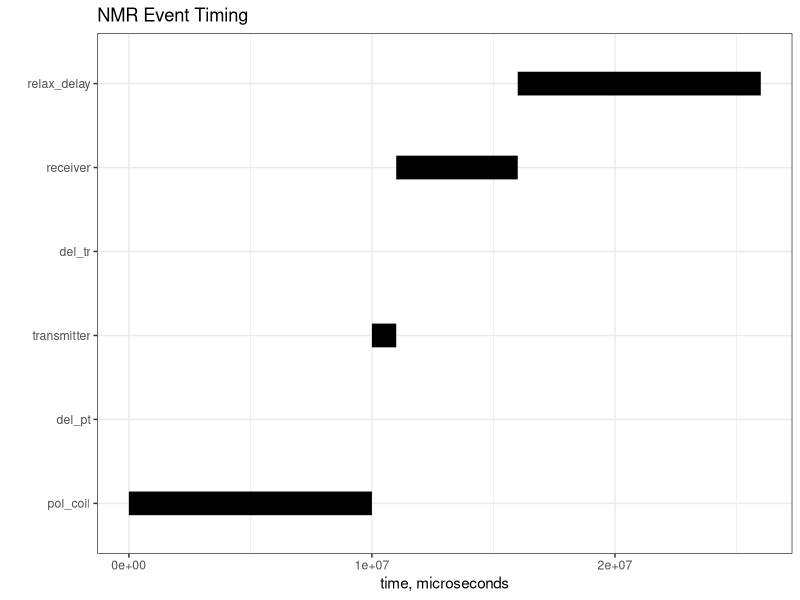

Source code (R):
## ---- chunk 1
#| echo: false
library("ggplot2")
## ---- chunk 2
#' 
#' Convert a Named Vector Giving Event Durations to a Data Frame
#' 
#' @param event_lengths Numeric.  A named numeric vector giving the durations (lengths)
#'        of a series of events which occur in the given order.
#' @return A data frame containing the on and off times for each event.
#'
event_length_to_event_on_off <- function(event_lengths) {
  off <- cumsum(event_lengths)
  on <- c(0, off[1:(length(off) - 1)])
  DF <- data.frame(event = names(event_lengths), on = on, off = off)
  DF
}
## ---- chunk 3
#'
#' Create a Gantt Chart of NMR Event Timing
#'
#' @param my_events Data frame.
#' @return `ggplot2` object.
#'
events <- function(my_events = NULL) {
  p <- ggplot(my_events, aes(x = on, xend = off, y = event, yend = event))
  p <- p + geom_segment(linewidth = 8) + theme_bw()
  p <- p + labs(title = "NMR Event Timing", x = "time, microseconds", y = "")
  p <- p + scale_y_discrete(limits = my_events$event)
  p
}
## ---- chunk 4
#| label: fig-timings
#| fig-cap: "Event timings.  The short delays are too short to be visible."
f <- 1e6 # conversion factor, seconds to microseconds
ev <- c(10 * f, 5, 1 * f, 5, 5 * f, 10 * f )
names(ev) <- c("pol_coil", "del_pt", "transmitter", "del_tr", "receiver", "relax_delay")
p1 <- events(event_length_to_event_on_off(ev))
p1
